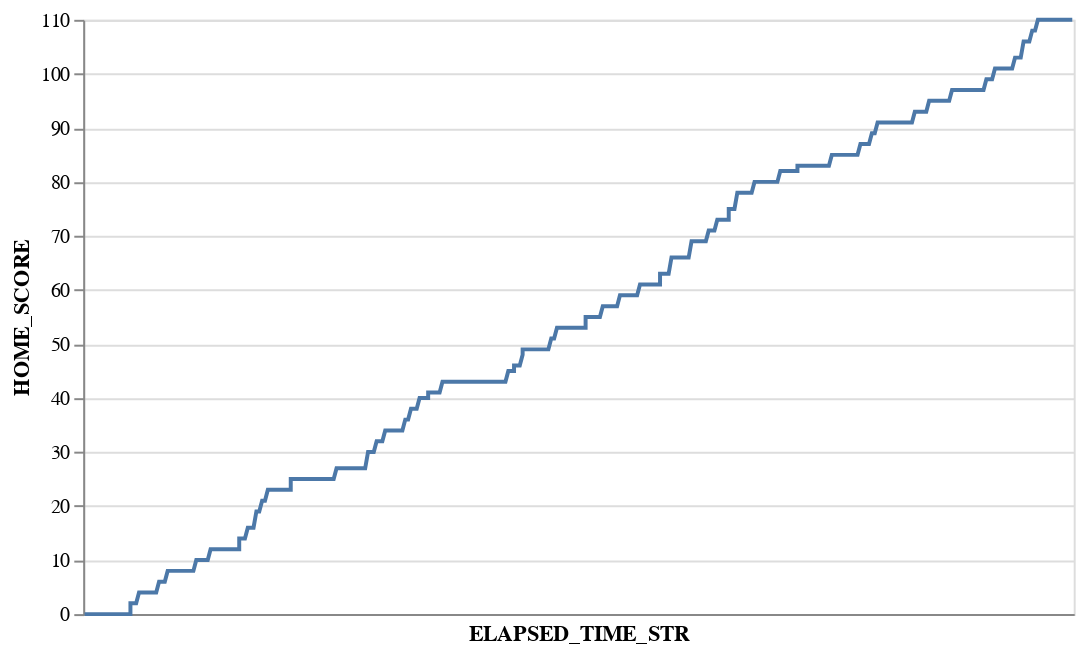

The notebook cell saved with this chart:
### Code cell
alt.Chart(pbp, width=500).mark_line().encode(
    x=alt.X('ELAPSED_TIME_STR', axis=alt.Axis(labels=False, ticks=False)),
    y='HOME_SCORE:Q'
)

### Figure 1 — Vega-Lite specification as saved in the notebook (floating-point values rounded to 4 significant figures; data arrays with more than 128 entries replaced by an {"elided": "..."} marker saying what was removed)
{"$schema": "https://vega.github.io/schema/vega-lite/v2.6.0.json", "config": {"view": {"height": 300, "width": 400}}, "data": {"name": "data-a2848f86260f23b178820d8f2afdafab"}, "datasets": {"data-a2848f86260f23b178820d8f2afdafab": {"elided": "457 records"}}, "encoding": {"x": {"axis": {"labels": false, "ticks": false}, "field": "ELAPSED_TIME_STR", "type": "nominal"}, "y": {"field": "HOME_SCORE", "type": "quantitative"}}, "mark": "line", "width": 500}
